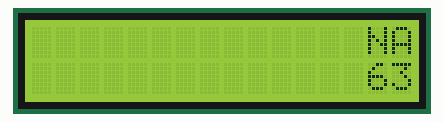
Simulated run of this sketch. Board: Arduino Uno, built with avr-gcc and run on an emulated ATmega328P. On the bench: 16×2 character LCD.

Above: at 0.26 s.
At 4.57 s:
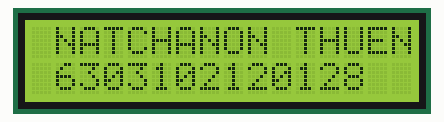
At 9.22 s:
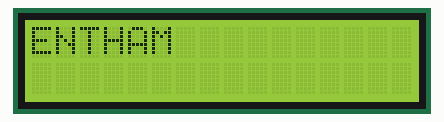
At 18.41 s:
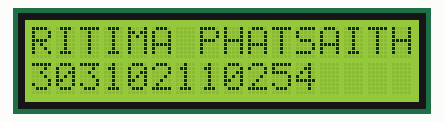
At 27.7 s:
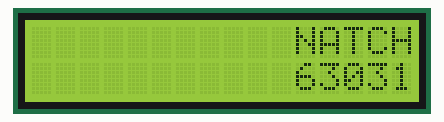
At 36.89 s:
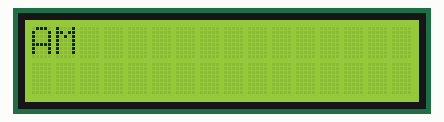

The sketch:

i2c_ex1.ino
```cpp
#include <Wire.h>
#include <LiquidCrystal_I2C.h>
LiquidCrystal_I2C lcd(0x27, 16, 2);

void setup() {
  // put your setup code here, to run once:
  lcd.init();
  lcd.backlight();
}

void loop() {
  // put your main code here, to run repeatedly:
  for (int i=0; i<=27; i++) {
  lcd.setCursor(15, 0);
  lcd.print("NATCHANON THUENTHAM");
  lcd.setCursor(15, 1);
  lcd.print("6303102120128");
  lcd.scrollDisplayLeft();
  delay(300);}

  for (int i=0; i<=27; i++) {
  lcd.setCursor(15, 0);
  lcd.print("KRITIMA PHATSAI");
  lcd.setCursor(15, 1);
  lcd.print("6303102110254");
  lcd.scrollDisplayLeft();
  delay(300);}
}
```
